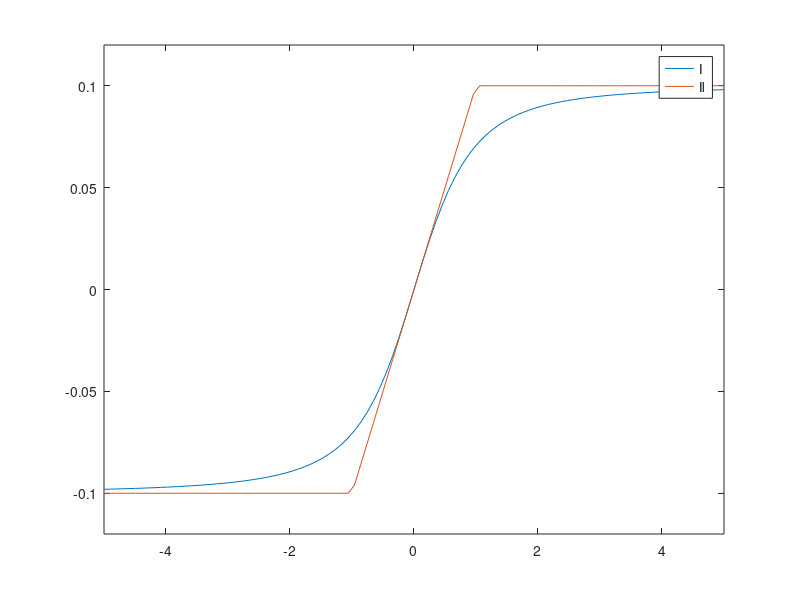

MATLAB code for this plot:
%% plot of various functional of I
clear
close all

% Parameters
n = 100;
kappa = 0.1;
Xmin = -5;
Xmax = 5;

% Functions
I = @(b) kappa*b./sqrt(1+b.^2);
Ip = @(b) kappa./sqrt(1+b.^2).^3;
IL = @(b) (b<=0).*max(-kappa,kappa*b)+(b>0).*min(kappa*b,kappa);

% Variables
xx = linspace(Xmin,Xmax,n);

%% Plot
plot(xx,I(xx),xx,IL(xx))
axis([Xmin, Xmax, -1.2*kappa, 1.2*kappa])
legend('I','Il')